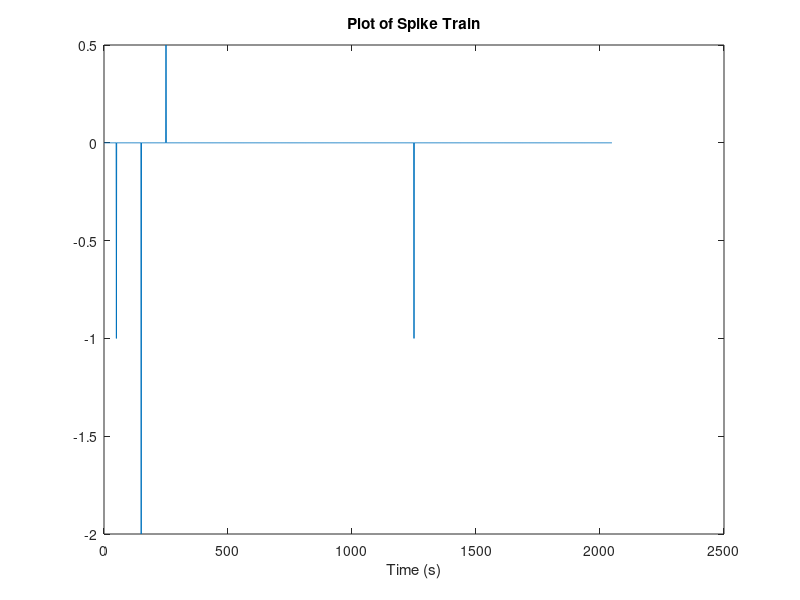

This figure's MATLAB source: (Note: this script raises an error after producing the figure.)
%% Assignment 2 
close all 
clear all 
t = 0:1023; % time series 
aa = rand(size(t)); %funcrion for 2a
%%
% First plot shows a function of random points between zero and one for each point in the time
% series.

ab = exp(-max(abs(t),500)/100*50); % function for 2b 
%%
% $$ e^((-1*max(abs(t),500)/100)*50) $$
% 
%Second plot shows a natural exponential with the maximum value of the time series divided by
% one half till time is 500 when the max function picks the time series
% over the the scaler 500. 
ac = 10*exp(-((t-500)/50).^2) ; %function for 2c
%%
% $$ 10*e^(-((t-500/50)^2) $$ 
% 
%Plot 3 exponential starts at a very small number then
% has increases rapidly at towards the peak at t=500, then decreases in the
% same function till the end of the time series. 
ad = exp(-abs(t-500)/100).*cos(2*pi*t/100); %function for 2d 
%%
% 
% $$ e^(-abs(t-500)/100)*cos(2*pi*t/100) $$
% 
%The 4th figure shows a function that seems to be a gaussian wave packet 
% with a period of 100 seconds and a peak at 500 seconds. 

ae = exp(-abs(t)/100).*sqrt(sin(2*pi*t/40)+1); %function for 2e 

%%
% $$ e^(-abs(t)/100)*sqrt(sin(2*pi*t/40)+1) $$
% 
%%This function is a periodic function with a constant decay factor of
% -1/100. The periodicity comes from the sin function with a period of 40
% seconds, which is positive always due to being a real function under a
% square root. 

%% Spike Train  
b_r = zeros(1,2048); 
ib = [50 150 250 1250]; 
nb = [-1 -2 0.5 -1];
b_r(ib) = nb ; 

figure(11)
plot(b_r); 
xlabel('Time (s)');
title('Plot of Spike Train'); 
%% Convolution of two functions 

aa_c = convolve(aa,b_r); 
ab_c = convolve(ab,b_r); 
ac_c = convolve(ac,b_r); 
ad_c = convolve(ad,b_r); 
ae_c = convolve(ae,b_r); 
ea_c = convolve(b_r,ae); % Here showing the communtativity principle of convolutions 

% Plotting 
figure(1) 
AA = subplot(2,1,1);
plot(aa); 
title('Plot of Original Function (top) and Plot (bottom) of Function Convolved with Spike Train')
xlabel('Time');
AA_C = subplot(2,1,2); 
plot(aa_c);
xlabel('Time'); 

figure(2) 
AB = subplot(2,1,1);
plot(ab); 
xlabel('Time');
title('Plot of Original Function (top) and Plot (bottom) of Function Convolved with Spike Train')
AB_C= subplot(2,1,2); 
plot(ab_c); 
xlabel('Time');

figure(3)
AC = subplot(2,1,1); 
plot(ac); 
xlabel('Time');
title('Plot of Original Function (top) and Plot (bottom) of Function Convolved with Spike Train')
AC_C = subplot(2,1,2); 
plot(ac_c); 
xlabel('Time');

figure(4) 
AD = subplot(2,1,1); 
plot(ad); 
xlabel('Time');
title('Plot of Original Function (top) and Plot (bottom) of Function Convolved with Spike Train')
AD_C = subplot(2,1,2); 
plot(ad_c); 
xlabel('Time');

figure(5)
AE = subplot(2,1,1); 
plot(ae); 
xlabel('Time');
title('Plot of Original Function (top) and Plot (bottom) of Function Convolved with Spike Train')
AE_C = subplot(2,1,2); 
plot(ae_c);
xlabel('Time') ;

% 
% %% Communtativity Principle 
figure(6) 
plot(ae_c(t+1),'b+');
hold on;
plot(ea_c(t+1),'k-'); 
title('Convolution of Two Identical Functions to Show Communtativity Principle'); 
xlabel('Time'); 



